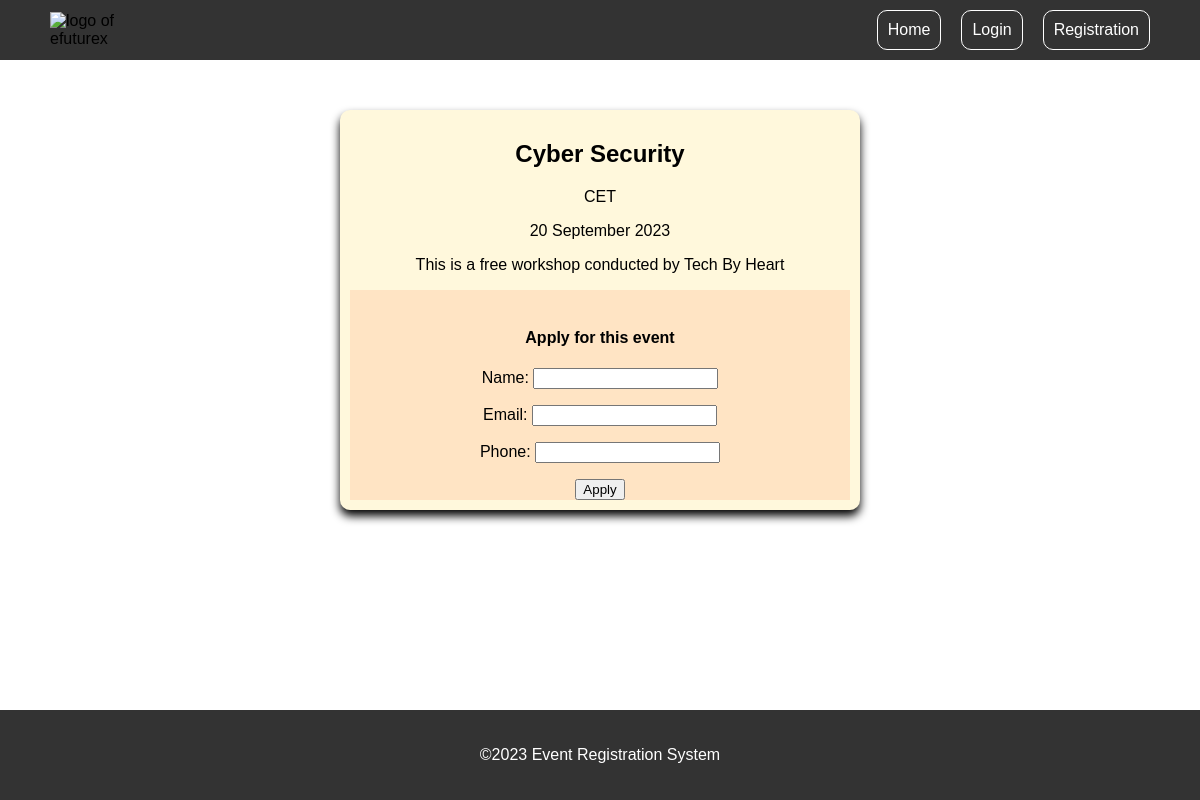
/event-details/1, run on the app's committed database.
### eventapp/models.py (models this page shows, shortened)
class Event(models.Model):
    event_title =models.CharField(max_length=120)
    location =models.CharField(max_length=70)
    date=models.CharField(max_length=120)
    description=models.TextField()

### eventapp/views.py (the view)
# urls.py: path('event-details/<int:pk>',views.eventdetail,name='eventdetail')
def eventdetail(request,pk):
    event_s=Event.objects.get(pk=pk)
    if request.method=='POST':
        form= Applicantform(request.POST)
        if form.is_valid():
            applicant = form.save(commit=False)
            applicant.event = event_s
            applicant.save()
    form=Applicantform()
    context={
        'event' :event_s,
        'form' :form
    }
    return render(request,'eventapp/details.html',context)

### eventapp/forms.py
class Applicantform(forms.ModelForm):
    class Meta:
        model = Applicant
        fields = ['name','email','phone']

### eventapp/templates/eventapp/details.html (shortened to what this page needs)
<!DOCTYPE html>
{% load static %}
<html lang="en">
<head>
    <link rel="stylesheet" href="style.css">
</head>
<body>
    <header>
        <img id="logo" src="https://www.efuturex.com/static/assets/img/EFUTUREX-Logo.png" alt="logo of efuturex">
        <nav>
            <a class="nav-link" href="{% url 'index' %}">Home</a>
            <a class="nav-link" href="">Login</a>
            <a class="nav-link" href="">Registration</a>
            <link rel="stylesheet" href="{% static 'style.css' %}">
        </nav>
    </header>
    <section id="details">
        <div class="details-card">
        <h1>{{event.event_title}}</h1>
        <p>{{event.location}}</p>
        <p>{{event.date}}</p>
        <p>{{event.description}}</p>
        <form action="{% url 'eventdetail' event.pk %}" method="POST" class="apply-form">
            <br>
            <h4>Apply for this event</h4>
            {{form.as_p}}
            <input type="submit" id="Apply" value="Apply"><br>
        </form>
        </div>
    </section>
    <footer>
        <p>©2023 Event Registration System</p>
    </footer>
</body>
</html>

### eventapp/static/style.css (style rules this page uses)
body { margin: 0; padding: 0; font-family: Arial, Helvetica, sans-serif; }
header { background-color: #333; display: flex; justify-content: space-between; align-items: center; padding: 10px 50px 10px 50px; }
#logo { width: 100px; }
nav { display: flex; gap: 20px; }
.nav-link { color: white; text-decoration:none ; border: 1px solid white; padding: 10px; border-radius: 10px; }
#details { display: flex; justify-content: center; gap: 50px; padding: 50px; }
.details-card { text-align: center; background-color:cornsilk; box-shadow: 0px 6px 10px rgba(0, 0, 0, 1); padding: 10px; border-radius: 10px; width: 500px; }
form { background-color:bisque; }
footer { background-color: #333; text-align: center; padding: 20px 0; position:absolute; bottom: 0; width: 100%; }
footer p { color: white; }

### data on the page
Event: event_title "Cyber Security", location "CET", date "20 September 2023", description "This is a free workshop conducted by Tech By Heart"
